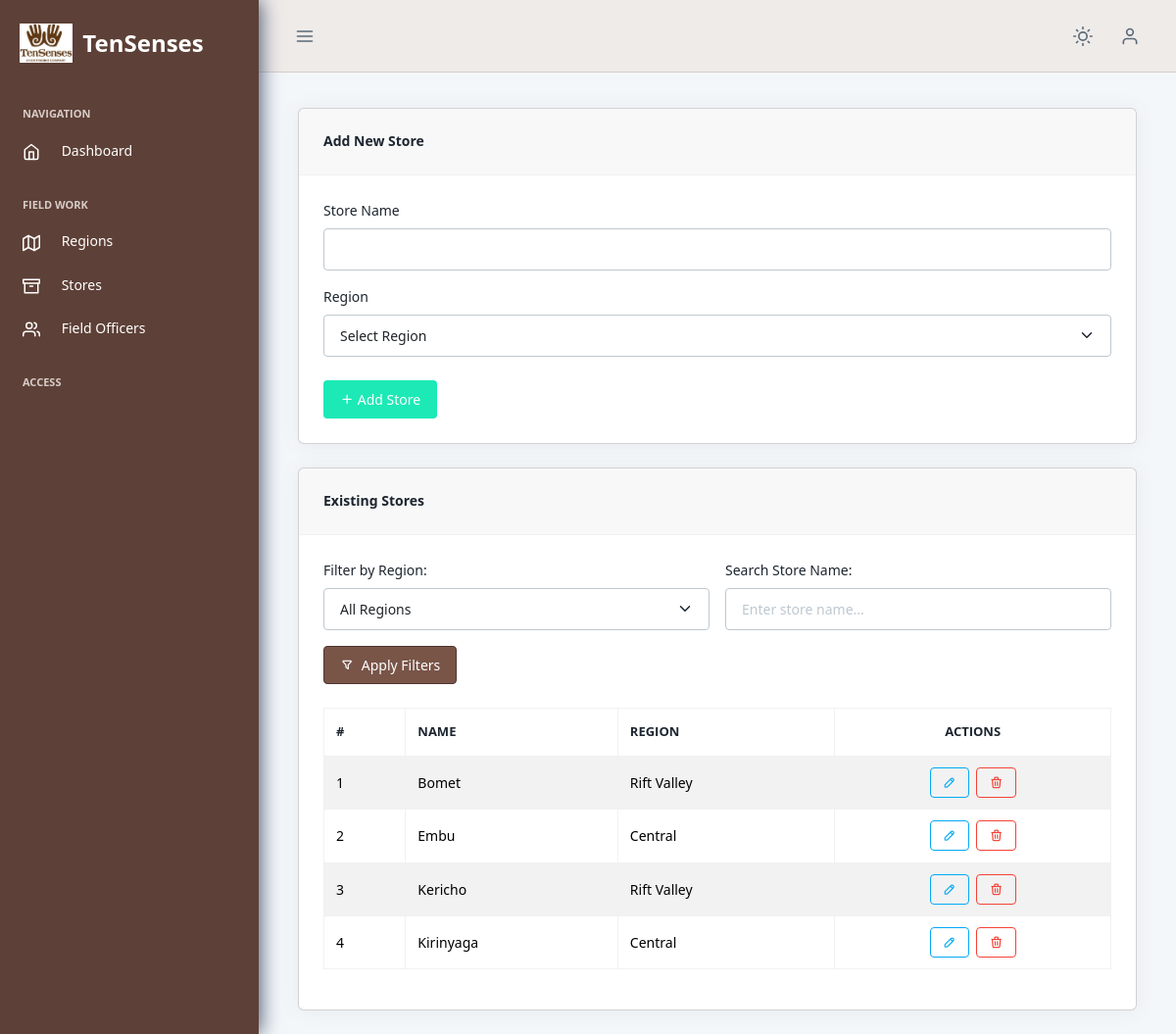
Screenshot of /inventory/store/add/ (signed in) with the database file from the repository.
### inventory/models.py (models this page shows, shortened)
class Store(models.Model):
    name = models.CharField(max_length=100, verbose_name="Store Name")
    region = models.ForeignKey(Region, on_delete=models.CASCADE, verbose_name="Region")
    class Meta:
        constraints = [
            models.UniqueConstraint(fields=['name', 'region'], name='unique_store_name_region')
        ]
        verbose_name = "Store"
        verbose_name_plural = "Stores"
        ordering = ['name']  # Consistent ordering for Store objects

class Region(models.Model):
    name = models.CharField(max_length=100, unique=True, verbose_name="Region Name")
    region_code = models.IntegerField(unique=True, verbose_name="Region Code",
                                      help_text="A unique numerical code for the region (e.g., 1, 10, 100)")
    class Meta:
        ordering = ['name']
        verbose_name = "Region"
        verbose_name_plural = "Regions"
    def __str__(self):
        return f"{self.name} ({self.region_code})"

### inventory/views.py (the view, shortened to what this page needs)
# urls.py: path('store/add/', views.create_store, name='create_store'),
@login_required
def create_store(request):
    region_filter = request.GET.get('region_filter')
    search_query = request.GET.get('search')
    stores = Store.objects.select_related('region').order_by('name')
    if search_query:
        stores = stores.filter(name__icontains=search_query)
    regions = Region.objects.all().order_by('name')
    form = StoreForm()
    edit_id = request.GET.get('edit_id')
    edit_form = None
    return render(request, 'inventory/create_store.html', {
        'form': form,
        'edit_form': edit_form,
        'edit_id': edit_id,
        'stores': stores,
        'regions': regions,
        'selected_region': region_filter,
        'search_query': search_query,
    })

### inventory/forms.py
class StoreForm(forms.ModelForm):
    class Meta:
        model = Store
        fields = ['name', 'region']

### templates/inventory/create_store.html (shortened to what this page needs)
{% extends 'base.html' %}
{% load static %}
{% block content %}
{% url 'create_store' as base_store_url %}
{% with current_get_params=request.GET.urlencode %}
<div class="row">
    <div class="col-12">
        <div class="card mb-4">
            <div class="card-header">
                <h5>{% if edit_id %}Edit Store{% else %}Add New Store{% endif %}</h5>
            </div>
            <div class="card-body">
                <form method="post">
                    {% if edit_id %}
                        <input type="hidden" name="store_id" value="{{ edit_id }}">
                        <div class="mb-3">
                            <label for="{{ edit_form.name.id_for_label }}" class="form-label">Store Name</label>
                            <input type="text" name="{{ edit_form.name.name }}" id="{{ edit_form.name.id_for_label }}"
                                   value="{{ edit_form.name.value|default_if_none:'' }}"
                                   class="form-control {% if edit_form.name.errors %}is-invalid{% endif %}" required>
                            {% if edit_form.name.errors %}
                                <div class="invalid-feedback d-block">
                                    {% for error in edit_form.name.errors %}{{ error }}{% endfor %}
                                </div>
                            {% endif %}
                        </div>
                        <div class="mb-3">
                            <label for="{{ edit_form.region.id_for_label }}" class="form-label">Region</label>
                            <select name="{{ edit_form.region.name }}" id="{{ edit_form.region.id_for_label }}"
                                    class="form-select {% if edit_form.region.errors %}is-invalid{% endif %}" required>
                                {% for value, text in edit_form.region.field.choices %}
                                    <option value="{{ value }}" {% if value == edit_form.region.value %}selected{% endif %}>{{ text }}</option>
                                {% endfor %}
                            </select>
                            {% if edit_form.region.errors %}
                                <div class="invalid-feedback d-block">
                                    {% for error in edit_form.region.errors %}{{ error }}{% endfor %}
                                </div>
                            {% endif %}
                        </div>
                        <div class="d-flex mt-4">
                            <button type="submit" name="update_store" class="btn btn-warning me-2">
                                <i class="ti ti-edit"></i> Update Store
                            </button>
                            <a href="{{ base_store_url }}{% if current_get_params %}?{{ current_get_params }}{% endif %}" class="btn btn-secondary">
                                <i class="ti ti-x"></i> Cancel
                            </a>
                        </div>
                    {% else %}
                        <div class="mb-3">
                            <label for="{{ form.name.id_for_label }}" class="form-label">Store Name</label>
                            <input type="text" name="{{ form.name.name }}" id="{{ form.name.id_for_label }}"
                                   value="{{ form.name.value|default_if_none:'' }}"
                                   class="form-control {% if form.name.errors %}is-invalid{% endif %}" required>
                        </div>
                        <div class="mb-3">
                            <label for="{{ form.region.id_for_label }}" class="form-label">Region</label>
                            <select name="{{ form.region.name }}" id="{{ form.region.id_for_label }}"
                                    class="form-select {% if form.region.errors %}is-invalid{% endif %}" required>
                                <option value="">Select Region</option>
                            </select>
                        </div>
                        <div class="mt-4">
                            <button type="submit" name="save_store" class="btn btn-success">
                                <i class="ti ti-plus"></i> Add Store
                            </button>
                        </div>
                    {% endif %}
                </form>
            </div>
        </div>
    </div>
    <div class="col-12">
        <div class="card">
            <div class="card-header">
                <h5>Existing Stores</h5>
            </div>
            <div class="card-body">
                <form method="GET" class="mb-4">
                    <div class="row g-3 align-items-end">
                        <div class="col-md-6">
                            <label for="regionFilter" class="form-label">Filter by Region:</label>
                            <select class="form-select" id="regionFilter" name="region_filter">
                                <option value="">All Regions</option>
                            </select>
                        </div>
                        <div class="col-md-6">
                            <label for="searchStore" class="form-label">Search Store Name:</label>
                            <input type="text" class="form-control" id="searchStore" name="search" placeholder="Enter store name..." value="{{ search_query|default_if_none:'' }}">
                        </div>
                        <div class="col-12 d-flex justify-content-between align-items-center mt-3">
                            <button type="submit" class="btn btn-primary">
                                <i class="ti ti-filter me-1"></i> Apply Filters
                            </button>
                        </div>
                    </div>
                </form>
                <div class="table-responsive">
                    <table class="table table-bordered table-hover table-striped">
                        <thead>
                            <tr>
                                <th>#</th>
                                <th>Name</th>
                                <th>Region</th>
                                <th class="text-center">Actions</th>
                            </tr>
                        </thead>
                        <tbody>
                            {% for store in stores %}
                            <tr>
                                <td>{{ forloop.counter }}</td>
                                <td>{{ store.name }}</td>
                                <td>{{ store.region.name }}</td>
                                <td class="text-center">
                                    <a href="?edit_id={{ store.id }}{% if current_get_params %}&{{ current_get_params }}{% endif %}" class="btn btn-sm btn-outline-primary me-1" title="Edit">
                                        <i class="ti ti-pencil"></i>
                                    </a>
                                    <form action="{% url 'delete_store' store.id %}{% if current_get_params %}?{{ current_get_params }}{% endif %}" method="post" onsubmit="return confirm('Are you sure you want to delete this store?')" class="d-inline-block">
                                        <button type="submit" class="btn btn-sm btn-outline-danger" title="Delete">
                                            <i class="ti ti-trash"></i>
                                        </button>
                                    </form>
                                </td>
                            </tr>
                            {% empty %}
                            <tr>
                                <td colspan="4" class="text-center">No stores found.</td>
                            </tr>
                            {% endfor %}
                        </tbody>
                    </table>
                </div>
            </div>
        </div>
    </div>
</div>
{% endwith %}
{% endblock %}

### templates/base.html (style rules this page uses)
:root { --primary: #795548 !important; --primary-500: #5D4037 !important; --primary-600: #4E342E !important; --primary-700: #3E2723 !important; --primary-400: #8D6E63 !important; --primary-300: #A1887F !important; --pc-theme: #EFEBE9 !important; --pc-sidebar-bg: #5D4037 !important; --pc-sidebar-color: #fff !important; }
.btn-primary { background: var(--primary) !important; border-color: var(--primary-600) !important; }

### rows the page displays
Store: name "Bomet", region.name "Rift Valley"
Store: name "Embu", region.name "Central"
Store: name "Kericho", region.name "Rift Valley"
Store: name "Kirinyaga", region.name "Central"
